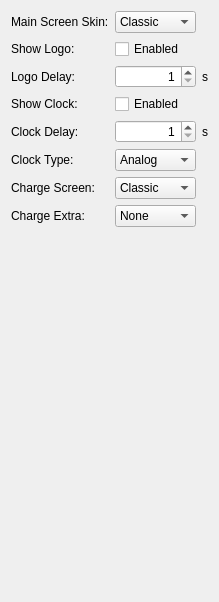
          <widget class="QWidget" name="tab_18">
           <attribute name="title">
            <string>Appearance</string>
           </attribute>
           <layout class="QVBoxLayout" name="verticalLayout_16">
            <item>
             <layout class="QGridLayout" name="gridLayout_20">
              <item row="7" column="0">
               <widget class="QLabel" name="label_93">
                <property name="text">
                 <string>Charge Extra:</string>
                </property>
               </widget>
              </item>
              <item row="5" column="0">
               <widget class="QLabel" name="label_27">
                <property name="text">
                 <string>Clock Type:</string>
                </property>
               </widget>
              </item>
              <item row="4" column="1">
               <widget class="QSpinBox" name="screenClockDelaySpin">
                <property name="alignment">
                 <set>Qt::AlignRight|Qt::AlignTrailing|Qt::AlignVCenter</set>
                </property>
                <property name="minimum">
                 <number>1</number>
                </property>
                <property name="maximum">
                 <number>60</number>
                </property>
               </widget>
              </item>
              <item row="5" column="1">
               <widget class="QComboBox" name="screenClockTypeCombo">
                <item>
                 <property name="text">
                  <string>Analog</string>
                 </property>
                </item>
                <item>
                 <property name="text">
                  <string>Digital</string>
                 </property>
                </item>
               </widget>
              </item>
              <item row="6" column="0">
               <widget class="QLabel" name="label_28">
                <property name="text">
                 <string>Charge Screen:</string>
                </property>
               </widget>
              </item>
              <item row="4" column="0">
               <widget class="QLabel" name="label_29">
                <property name="text">
                 <string>Clock Delay:</string>
                </property>
               </widget>
              </item>
              <item row="4" column="2">
               <widget class="QLabel" name="label_94">
                <property name="text">
                 <string>s</string>
                </property>
               </widget>
              </item>
              <item row="3" column="1">
               <widget class="QCheckBox" name="screenShowClockCheck">
                <property name="text">
                 <string>Enabled</string>
                </property>
               </widget>
              </item>
              <item row="2" column="2">
               <widget class="QLabel" name="label_95">
                <property name="text">
                 <string>s</string>
                </property>
               </widget>
              </item>
              <item row="7" column="1">
               <widget class="QComboBox" name="screenChargeExtraCombo">
                <item>
                 <property name="text">
                  <string>None</string>
                 </property>
                </item>
                <item>
                 <property name="text">
                  <string>Clock A</string>
                 </property>
                </item>
                <item>
                 <property name="text">
                  <string>Clock D</string>
                 </property>
                </item>
                <item>
                 <property name="text">
                  <string>Logo</string>
                 </property>
                </item>
               </widget>
              </item>
              <item row="2" column="0">
               <widget class="QLabel" name="label_90">
                <property name="text">
                 <string>Logo Delay:</string>
                </property>
               </widget>
              </item>
              <item row="0" column="1">
               <widget class="QComboBox" name="screenSkinCombo">
                <item>
                 <property name="text">
                  <string>Classic</string>
                 </property>
                </item>
                <item>
                 <property name="text">
                  <string>Circle</string>
                 </property>
                </item>
                <item>
                 <property name="text">
                  <string>Foxy</string>
                 </property>
                </item>
               </widget>
              </item>
              <item row="1" column="1">
               <widget class="QCheckBox" name="screenShowLogoCheck">
                <property name="text">
                 <string>Enabled</string>
                </property>
               </widget>
              </item>
              <item row="3" column="0">
               <widget class="QLabel" name="label_89">
                <property name="text">
                 <string>Show Clock:</string>
                </property>
               </widget>
              </item>
              <item row="6" column="1">
               <widget class="QComboBox" name="screenChargeScreenCombo">
                <item>
                 <property name="text">
                  <string>Classic</string>
                 </property>
                </item>
                <item>
                 <property name="text">
                  <string>Extended</string>
                 </property>
                </item>
               </widget>
              </item>
              <item row="2" column="1">
               <widget class="QSpinBox" name="screenLogoDelaySpin">
                <property name="alignment">
                 <set>Qt::AlignRight|Qt::AlignTrailing|Qt::AlignVCenter</set>
                </property>
                <property name="minimum">
                 <number>1</number>
                </property>
                <property name="maximum">
                 <number>60</number>
                </property>
               </widget>
              </item>
              <item row="1" column="0">
               <widget class="QLabel" name="label_91">
                <property name="text">
                 <string>Show Logo:</string>
                </property>
               </widget>
              </item>
              <item row="0" column="0">
               <widget class="QLabel" name="label_92">
                <property name="text">
                 <string>Main Screen Skin:</string>
                </property>
               </widget>
              </item>
             </layout>
            </item>
            <item>
             <spacer name="verticalSpacer_14">
              <property name="orientation">
               <enum>Qt::Vertical</enum>
              </property>
              <property name="sizeHint" stdset="0">
               <size>
                <width>20</width>
                <height>364</height>
               </size>
              </property>
             </spacer>
            </item>
           </layout>
          </widget>
